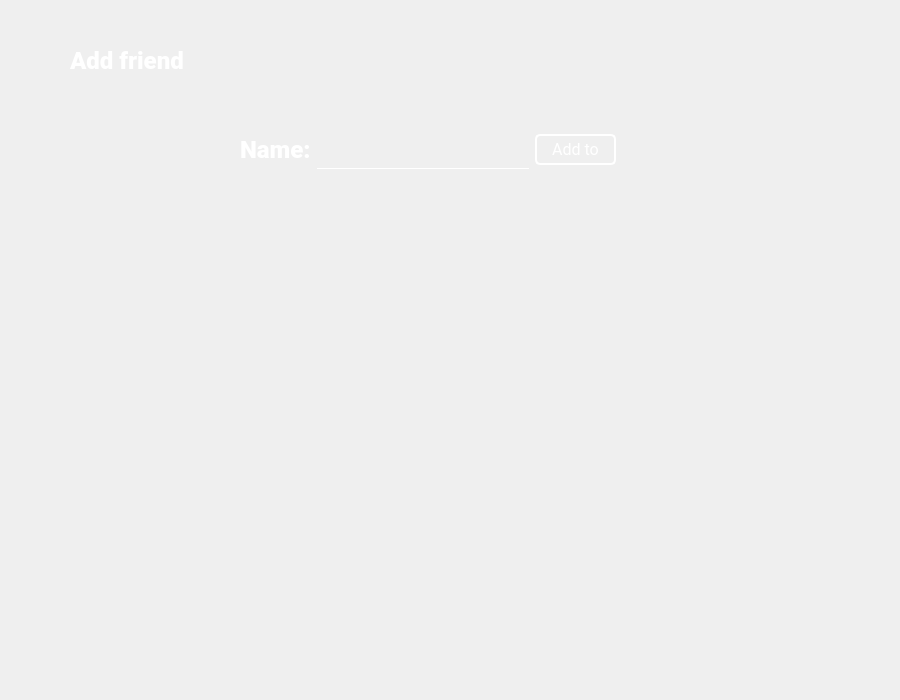
<?xml version="1.0" encoding="UTF-8"?>
<ui version="4.0">
 <class>AddFriendCell</class>
 <widget class="QWidget" name="AddFriendCell">
  <property name="geometry">
   <rect>
    <x>0</x>
    <y>0</y>
    <width>900</width>
    <height>700</height>
   </rect>
  </property>
  <property name="windowTitle">
   <string>Form</string>
  </property>
  <widget class="QLabel" name="addF_pic">
   <property name="geometry">
    <rect>
     <x>70</x>
     <y>80</y>
     <width>141</width>
     <height>141</height>
    </rect>
   </property>
   <property name="styleSheet">
    <string notr="true">background: rgba(0,0,0,0);</string>
   </property>
   <property name="text">
    <string/>
   </property>
   <property name="pixmap">
    <pixmap resource="../images.qrc">:/new/headers/images/headers/friend.png</pixmap>
   </property>
   <property name="scaledContents">
    <bool>true</bool>
   </property>
  </widget>
  <widget class="QLabel" name="addF_label_2">
   <property name="geometry">
    <rect>
     <x>70</x>
     <y>40</y>
     <width>131</width>
     <height>40</height>
    </rect>
   </property>
   <property name="font">
    <font>
     <family>Roboto Black</family>
     <pointsize>18</pointsize>
     <weight>75</weight>
     <bold>true</bold>
    </font>
   </property>
   <property name="styleSheet">
    <string notr="true">color: white; background: rgba(0,0,0,0);</string>
   </property>
   <property name="text">
    <string>Add friend</string>
   </property>
  </widget>
  <widget class="QWidget" name="layoutWidget">
   <property name="geometry">
    <rect>
     <x>240</x>
     <y>130</y>
     <width>376</width>
     <height>39</height>
    </rect>
   </property>
   <layout class="QHBoxLayout" name="horizontalLayout_2">
    <item>
     <layout class="QHBoxLayout" name="horizontalLayout">
      <item>
       <widget class="QLabel" name="addF_label">
        <property name="font">
         <font>
          <family>Roboto Black</family>
          <pointsize>18</pointsize>
          <weight>75</weight>
          <bold>true</bold>
         </font>
        </property>
        <property name="styleSheet">
         <string notr="true">color: white; background: rgba(0,0,0,0);</string>
        </property>
        <property name="text">
         <string>Name:</string>
        </property>
       </widget>
      </item>
      <item>
       <widget class="QLineEdit" name="addF_idInput">
        <property name="font">
         <font>
          <family>等线</family>
          <pointsize>20</pointsize>
         </font>
        </property>
        <property name="styleSheet">
         <string notr="true">color: white; background: rgba(0,0,0,0); border: 0px 1px, 0px, 0px; border-bottom: 1px solid white; </string>
        </property>
       </widget>
      </item>
     </layout>
    </item>
    <item>
     <widget class="QPushButton" name="addF_addButton">
      <property name="minimumSize">
       <size>
        <width>81</width>
        <height>31</height>
       </size>
      </property>
      <property name="maximumSize">
       <size>
        <width>81</width>
        <height>31</height>
       </size>
      </property>
      <property name="font">
       <font>
        <family>Roboto</family>
        <pointsize>12</pointsize>
        <weight>50</weight>
        <bold>false</bold>
       </font>
      </property>
      <property name="styleSheet">
       <string notr="true">color: white; background: rgba(0,0,0,0); border: 2px solid white; border-radius: 5px;</string>
      </property>
      <property name="text">
       <string>Add to</string>
      </property>
     </widget>
    </item>
   </layout>
  </widget>
 </widget>
 <resources>
  <include location="../images.qrc"/>
 </resources>
 <connections/>
</ui>
